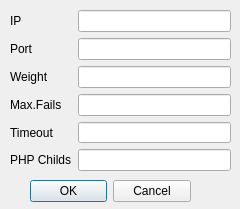
<?xml version="1.0" encoding="UTF-8"?>
<ui version="4.0">
 <class>Configuration::NginxAddServerDialog</class>
 <widget class="QDialog" name="Configuration::NginxAddServerDialog">
  <property name="geometry">
   <rect>
    <x>0</x>
    <y>0</y>
    <width>240</width>
    <height>209</height>
   </rect>
  </property>
  <property name="windowTitle">
   <string>Dialog</string>
  </property>
  <widget class="QWidget" name="formLayoutWidget">
   <property name="geometry">
    <rect>
     <x>10</x>
     <y>10</y>
     <width>221</width>
     <height>161</height>
    </rect>
   </property>
   <layout class="QFormLayout" name="formLayout">
    <item row="0" column="0">
     <widget class="QLabel" name="label_IP">
      <property name="text">
       <string>IP</string>
      </property>
     </widget>
    </item>
    <item row="1" column="0">
     <widget class="QLabel" name="label_Port">
      <property name="text">
       <string>Port</string>
      </property>
     </widget>
    </item>
    <item row="0" column="1">
     <widget class="QLineEdit" name="lineEdit_IP"/>
    </item>
    <item row="1" column="1">
     <widget class="QLineEdit" name="lineEdit_Port"/>
    </item>
    <item row="2" column="1">
     <widget class="QLineEdit" name="lineEdit_Weight"/>
    </item>
    <item row="3" column="1">
     <widget class="QLineEdit" name="lineEdit_MaxFails"/>
    </item>
    <item row="4" column="1">
     <widget class="QLineEdit" name="lineEdit_Timeout"/>
    </item>
    <item row="2" column="0">
     <widget class="QLabel" name="label_Weight">
      <property name="text">
       <string>Weight</string>
      </property>
     </widget>
    </item>
    <item row="3" column="0">
     <widget class="QLabel" name="label_MaxFails">
      <property name="text">
       <string>Max.Fails</string>
      </property>
     </widget>
    </item>
    <item row="4" column="0">
     <widget class="QLabel" name="label_timeout">
      <property name="text">
       <string>Timeout</string>
      </property>
     </widget>
    </item>
    <item row="5" column="0">
     <widget class="QLabel" name="label_phpchilds">
      <property name="text">
       <string>PHP Childs</string>
      </property>
     </widget>
    </item>
    <item row="5" column="1">
     <widget class="QLineEdit" name="lineEdit_PHPChildren"/>
    </item>
   </layout>
  </widget>
  <widget class="QDialogButtonBox" name="buttonBox">
   <property name="geometry">
    <rect>
     <x>30</x>
     <y>180</y>
     <width>161</width>
     <height>23</height>
    </rect>
   </property>
   <property name="orientation">
    <enum>Qt::Horizontal</enum>
   </property>
   <property name="standardButtons">
    <set>QDialogButtonBox::Cancel|QDialogButtonBox::Ok</set>
   </property>
  </widget>
 </widget>
 <resources/>
 <connections>
  <connection>
   <sender>buttonBox</sender>
   <signal>accepted()</signal>
   <receiver>Configuration::NginxAddServerDialog</receiver>
   <slot>accept()</slot>
   <hints>
    <hint type="sourcelabel">
     <x>248</x>
     <y>254</y>
    </hint>
    <hint type="destinationlabel">
     <x>157</x>
     <y>274</y>
    </hint>
   </hints>
  </connection>
  <connection>
   <sender>buttonBox</sender>
   <signal>rejected()</signal>
   <receiver>Configuration::NginxAddServerDialog</receiver>
   <slot>reject()</slot>
   <hints>
    <hint type="sourcelabel">
     <x>316</x>
     <y>260</y>
    </hint>
    <hint type="destinationlabel">
     <x>286</x>
     <y>274</y>
    </hint>
   </hints>
  </connection>
 </connections>
</ui>
